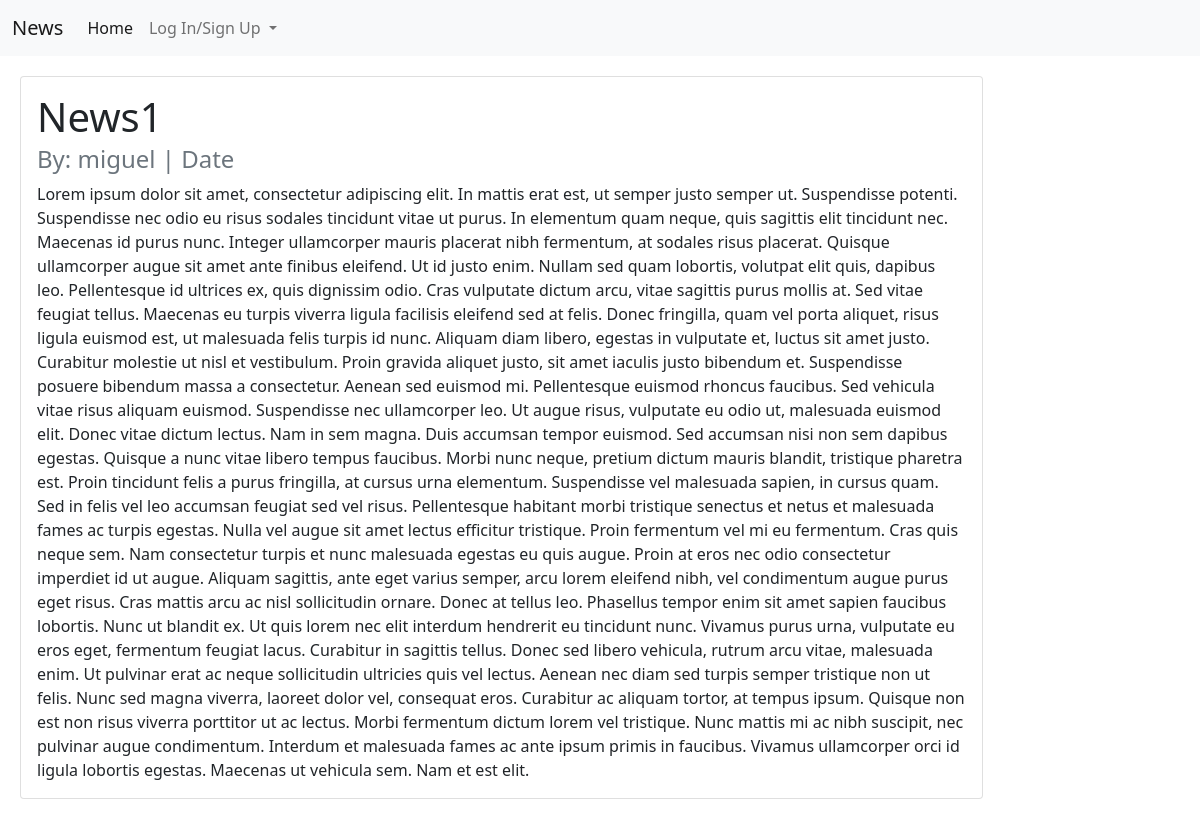
Page /articles/articles/1/ on the committed database.
### articles/models.py (models this page shows, shortened)
class Article(models.Model):
    title = models.CharField(max_length=256)
    body = models.TextField()
    author = models.ForeignKey(
        get_user_model(),
        on_delete=models.CASCADE
    )
    created_on = models.DateTimeField(auto_now_add=True)

### accounts/models.py (models this page shows)
class CustomUser(AbstractUser):
    department = models.CharField(max_length=512, null=True, blank=True)
    role = models.CharField(max_length=256, null=True, blank=True)

### articles/views.py (the view)
# urls.py: path('articles/<int:pk>/', ArticleDetailedView.as_view(), name="article_detail"),
class ArticleDetailedView(DetailView):
    template_name = "article_detail.html"
    model = Article

### templates/article_detail.html (shortened to what this page needs)
{% extends 'base.html' %}
{% block content %}
    <div class="row">
        <div class="col-md-10">
            <div class="card">
                <div class="card-body">
                <h1 class="card-title">{{ article.title }}</h1>
                <h4 class="card-subtitle mb-2 text-muted">
                    By: {{ article.author }} | Date {{ article.created_at }}
                </h4>
                <p class="card-text">{{ article.body }}</p>
                </div>
            </div>
        </div>
    </div>
{% endblock content %}

### rows in the picture
Article: title "News1", author "miguel", body "Lorem ipsum dolor sit amet, consectetur adipiscing elit. In mattis erat est, ut semper justo semper ut. Suspendisse potenti. Suspendisse nec odio eu risus sodales tincidunt vitae ut purus. In elementum quam neque, quis sagittis elit tincidunt nec. Maecenas id purus nunc. Integer ullamcorper mauris placerat nibh fermentum, at sodales risus placerat. Quisque ullamcorper augue sit amet ante finibus eleifend. Ut id justo enim. Nullam sed quam lobortis, volutpat elit quis, dapibus leo. Pellentesque id ultrices ex, quis dignissim odio. Cras vulputate dictum arcu, vitae sagittis purus mollis at. Sed vitae feugiat tellus. Maecenas eu turpis viverra ligula facilisis eleifend sed at felis. Donec…"
